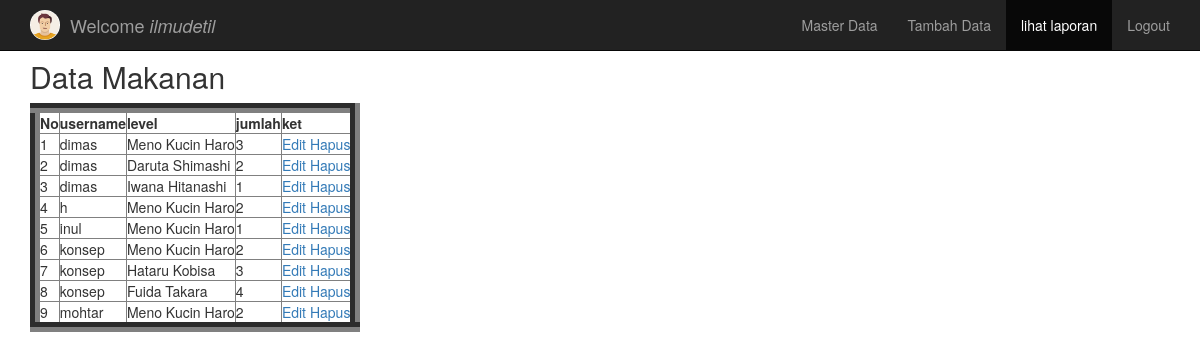
The app's page /admin/lihat.php (signed in) with its own data.
### tables this page shows
CREATE TABLE IF NOT EXISTS `pesan_makanan` (
`id` int(11) NOT NULL,
  `nama_pemesan` varchar(100) NOT NULL,
  `nama_makanan` varchar(150) NOT NULL,
  `jumlah_pesanan` int(11) NOT NULL,
  `meja_pemesan` varchar(50) NOT NULL,
  `harga` int(100) NOT NULL,
  `status` enum('lunas','pending') NOT NULL
);

### admin/lihat.php (the view, shortened to what this page needs)
<!DOCTYPE html>
<html>
<head>
        <link rel="stylesheet" href="assets/bootstrap/css/bootstrap.min.css">
        <link rel="stylesheet" href="assets/font-awesome/css/font-awesome.min.css">
</head>
<body>
<nav class="navbar navbar-inverse navbar-fixed-top" role="navigation">
    <div class="container">
        <div class="navbar-header">
            <a class="navbar-brand" href="#">
				<?php
				$nama = $_SESSION['username'];
                echo "<img style='height: 30px; margin-top: -5px;' src='assets/img/icon/$nama.png' class='img-circle'>";
				?>
				<div class="pull-left">
				<p style="margin: -25px 40px 10px;">Welcome <i><?php echo $_SESSION['username']; ?></i></p>
				</div>
            </a>
        </div>
        <div class="collapse navbar-collapse" id="bs-example-navbar-collapse-1">
            <ul class="nav navbar-nav navbar-right">
                <li ><a href="haladmin.php">Master Data</a></li>
                <li><a href="tambahpeg.php">Tambah Data</a></li>
                <li class="active"><a href="lihat.php">lihat laporan</a></li>
                <li><a href="logout.php">Logout</a></li>
            </ul>
        </div>
    </div>
</nav>
<div class="container" style="margin-top:40px">
 <h2> Data Makanan</h2>
 <table border="10">
 	<tr>
 		<th>No</th>
 		<th>username</th>
 		<th>level</th>
 		<th>jumlah</th>
    <th>ket</th>
 	</tr>
 	<?php
 		include 'connection.php';
 		$query = "SELECT * FROM pesan_makanan ORDER BY nama_pemesan ASC";
      $result = mysqli_query($connection, $query);
      $no=1;
 	while($data = mysqli_fetch_assoc($result))
      {
        echo "<tr>";
        echo "<td>$no</td>";
        echo "<td>$data[nama_pemesan]</td>";
        echo "<td>$data[nama_makanan]</td>";
  		  echo "<td>$data[jumlah_pesanan]</td>";
      echo '<td>
  				<a href="edit.php?nama_pemesan"='.$data['nama_pemesan'].'">Edit</a>
  				<a href="hapus.php?nama_pemesan"='.$data['nama_pemesan'].'"
  					onclick="return confirm(\'Anda yakin hapus\')"
  				>Hapus</a>
  			  </td>';
        $no++;
      }
      ?>
    </table>
</div>
</body>
</html>

### records on screen
pesan_makanan: nama_pemesan "dimas", nama_makanan "Meno Kucin Haro", jumlah_pesanan "3"
pesan_makanan: nama_pemesan "dimas", nama_makanan "Daruta Shimashi", jumlah_pesanan "2"
pesan_makanan: nama_pemesan "dimas", nama_makanan "Iwana Hitanashi", jumlah_pesanan "1"
pesan_makanan: nama_pemesan "h", nama_makanan "Meno Kucin Haro", jumlah_pesanan "2"
pesan_makanan: nama_pemesan "inul", nama_makanan "Meno Kucin Haro", jumlah_pesanan "1"
pesan_makanan: nama_pemesan "konsep", nama_makanan "Meno Kucin Haro", jumlah_pesanan "2"
pesan_makanan: nama_pemesan "konsep", nama_makanan "Hataru Kobisa", jumlah_pesanan "3"
pesan_makanan: nama_pemesan "konsep", nama_makanan "Fuida Takara", jumlah_pesanan "4"
pesan_makanan: nama_pemesan "mohtar", nama_makanan "Meno Kucin Haro", jumlah_pesanan "2"

### other values on screen
$_SESSION['username'] "ilmudetil"
